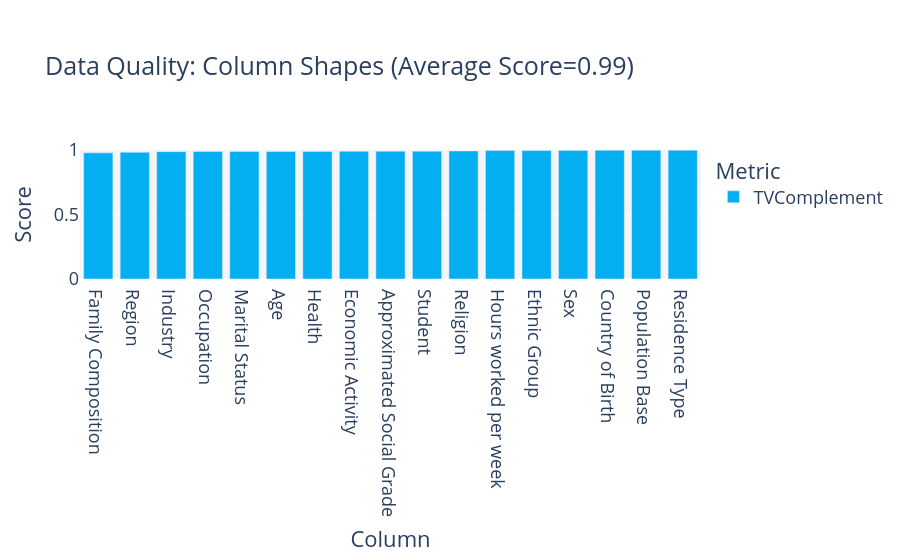

The cell this chart's notebook holds for it:
### Markdown cell above
## Statistical similarity evaluation

### Code cell
metadata = convert_metadata_to_sdm_format(full_ds.description.schema)
quality_report = QualityReport()
quality_report.generate(train_ds.data, synth_data.data, metadata)
fig = quality_report.get_visualization(property_name='Column Shapes')
fig.show()

results_exp['Column Pair Trends'] = quality_report.get_details('Column Pair Trends').mean()['Score']
results_exp['Column Shapes'] = quality_report.get_details('Column Shapes').mean()['Score']

### Figure 1 — Plotly figure (JSON) as saved in the notebook; plotly's stock layout.template omitted (floating-point values rounded to 4 significant figures)
{"data": [{"alignmentgroup": "True", "customdata": [["TVComplement"], ["TVComplement"], ["TVComplement"], ["TVComplement"], ["TVComplement"], ["TVComplement"], ["TVComplement"], ["TVComplement"], ["TVComplement"], ["TVComplement"], ["TVComplement"], ["TVComplement"], ["TVComplement"], ["TVComplement"], ["TVComplement"], ["TVComplement"], ["TVComplement"]], "hovertemplate": "<b>%{hovertext}</b><br><br>Metric=%{customdata[0]}<br>Score=%{y}<extra></extra>", "hovertext": ["Region", "Residence Type", "Family Composition", "Population Base", "Sex", "Age", "Marital Status", "Student", "Country of Birth", "Health", "Ethnic Group", "Religion", "Economic Activity", "Occupation", "Industry", "Hours worked per week", "Approximated Social Grade"], "legendgroup": "TVComplement", "marker": {"color": "#03AFF1", "pattern": {"shape": ""}}, "name": "TVComplement", "offsetgroup": "TVComplement", "orientation": "v", "showlegend": true, "textposition": "auto", "type": "bar", "x": ["Region", "Residence Type", "Family Composition", "Population Base", "Sex", "Age", "Marital Status", "Student", "Country of Birth", "Health", "Ethnic Group", "Religion", "Economic Activity", "Occupation", "Industry", "Hours worked per week", "Approximated Social Grade"], "xaxis": "x", "y": [0.982, 0.999, 0.9778, 0.9988, 0.997, 0.9887, 0.988, 0.9911, 0.998, 0.9891, 0.9963, 0.9927, 0.9899, 0.9879, 0.9873, 0.9957, 0.9901], "yaxis": "y"}], "layout": {"barmode": "relative", "font": {"size": 18}, "legend": {"title": {"text": "Metric"}, "tracegroupgap": 0}, "margin": {"t": 150}, "plot_bgcolor": "#F5F5F8", "title": {"text": "Data Quality: Column Shapes (Average Score=0.99)"}, "xaxis": {"anchor": "y", "categoryorder": "total ascending", "domain": [0, 1], "title": {"text": "Column"}}, "yaxis": {"anchor": "x", "domain": [0, 1], "range": [0, 1], "title": {"text": "Score"}}}}
